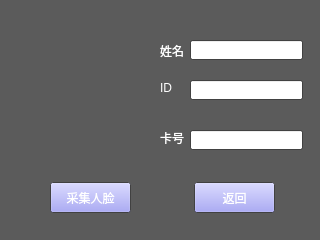
<?xml version="1.0" encoding="UTF-8"?>
<ui version="4.0">
 <class>Addadminisrator</class>
 <widget class="QWidget" name="Addadminisrator">
  <property name="geometry">
   <rect>
    <x>0</x>
    <y>0</y>
    <width>320</width>
    <height>240</height>
   </rect>
  </property>
  <property name="palette">
   <palette>
    <active>
     <colorrole role="WindowText">
      <brush brushstyle="SolidPattern">
       <color alpha="255">
        <red>255</red>
        <green>255</green>
        <blue>255</blue>
       </color>
      </brush>
     </colorrole>
     <colorrole role="Base">
      <brush brushstyle="SolidPattern">
       <color alpha="255">
        <red>255</red>
        <green>255</green>
        <blue>255</blue>
       </color>
      </brush>
     </colorrole>
     <colorrole role="Window">
      <brush brushstyle="SolidPattern">
       <color alpha="255">
        <red>91</red>
        <green>91</green>
        <blue>91</blue>
       </color>
      </brush>
     </colorrole>
    </active>
    <inactive>
     <colorrole role="WindowText">
      <brush brushstyle="SolidPattern">
       <color alpha="255">
        <red>255</red>
        <green>255</green>
        <blue>255</blue>
       </color>
      </brush>
     </colorrole>
     <colorrole role="Base">
      <brush brushstyle="SolidPattern">
       <color alpha="255">
        <red>255</red>
        <green>255</green>
        <blue>255</blue>
       </color>
      </brush>
     </colorrole>
     <colorrole role="Window">
      <brush brushstyle="SolidPattern">
       <color alpha="255">
        <red>91</red>
        <green>91</green>
        <blue>91</blue>
       </color>
      </brush>
     </colorrole>
    </inactive>
    <disabled>
     <colorrole role="WindowText">
      <brush brushstyle="SolidPattern">
       <color alpha="255">
        <red>120</red>
        <green>120</green>
        <blue>120</blue>
       </color>
      </brush>
     </colorrole>
     <colorrole role="Base">
      <brush brushstyle="SolidPattern">
       <color alpha="255">
        <red>91</red>
        <green>91</green>
        <blue>91</blue>
       </color>
      </brush>
     </colorrole>
     <colorrole role="Window">
      <brush brushstyle="SolidPattern">
       <color alpha="255">
        <red>91</red>
        <green>91</green>
        <blue>91</blue>
       </color>
      </brush>
     </colorrole>
    </disabled>
   </palette>
  </property>
  <property name="windowTitle">
   <string>Form</string>
  </property>
  <widget class="QLabel" name="label">
   <property name="geometry">
    <rect>
     <x>20</x>
     <y>10</y>
     <width>131</width>
     <height>141</height>
    </rect>
   </property>
   <property name="text">
    <string/>
   </property>
  </widget>
  <widget class="QLabel" name="label_2">
   <property name="geometry">
    <rect>
     <x>160</x>
     <y>40</y>
     <width>31</width>
     <height>21</height>
    </rect>
   </property>
   <property name="text">
    <string>姓名</string>
   </property>
  </widget>
  <widget class="QLabel" name="label_3">
   <property name="geometry">
    <rect>
     <x>160</x>
     <y>80</y>
     <width>21</width>
     <height>16</height>
    </rect>
   </property>
   <property name="text">
    <string>ID</string>
   </property>
  </widget>
  <widget class="QLabel" name="label_4">
   <property name="geometry">
    <rect>
     <x>160</x>
     <y>130</y>
     <width>31</width>
     <height>16</height>
    </rect>
   </property>
   <property name="text">
    <string>卡号</string>
   </property>
  </widget>
  <widget class="QLineEdit" name="adminnameline">
   <property name="geometry">
    <rect>
     <x>190</x>
     <y>40</y>
     <width>113</width>
     <height>20</height>
    </rect>
   </property>
  </widget>
  <widget class="QLineEdit" name="admincardline">
   <property name="geometry">
    <rect>
     <x>190</x>
     <y>80</y>
     <width>113</width>
     <height>20</height>
    </rect>
   </property>
  </widget>
  <widget class="QLineEdit" name="lineEdit_3">
   <property name="geometry">
    <rect>
     <x>190</x>
     <y>130</y>
     <width>113</width>
     <height>20</height>
    </rect>
   </property>
  </widget>
  <widget class="QPushButton" name="adminrequirefacebnz">
   <property name="geometry">
    <rect>
     <x>50</x>
     <y>182</y>
     <width>81</width>
     <height>31</height>
    </rect>
   </property>
   <property name="palette">
    <palette>
     <active>
      <colorrole role="Button">
       <brush brushstyle="SolidPattern">
        <color alpha="255">
         <red>147</red>
         <green>147</green>
         <blue>240</blue>
        </color>
       </brush>
      </colorrole>
      <colorrole role="ButtonText">
       <brush brushstyle="SolidPattern">
        <color alpha="255">
         <red>255</red>
         <green>255</green>
         <blue>255</blue>
        </color>
       </brush>
      </colorrole>
     </active>
     <inactive>
      <colorrole role="Button">
       <brush brushstyle="SolidPattern">
        <color alpha="255">
         <red>147</red>
         <green>147</green>
         <blue>240</blue>
        </color>
       </brush>
      </colorrole>
      <colorrole role="ButtonText">
       <brush brushstyle="SolidPattern">
        <color alpha="255">
         <red>255</red>
         <green>255</green>
         <blue>255</blue>
        </color>
       </brush>
      </colorrole>
     </inactive>
     <disabled>
      <colorrole role="Button">
       <brush brushstyle="SolidPattern">
        <color alpha="255">
         <red>147</red>
         <green>147</green>
         <blue>240</blue>
        </color>
       </brush>
      </colorrole>
      <colorrole role="ButtonText">
       <brush brushstyle="SolidPattern">
        <color alpha="255">
         <red>120</red>
         <green>120</green>
         <blue>120</blue>
        </color>
       </brush>
      </colorrole>
     </disabled>
    </palette>
   </property>
   <property name="text">
    <string>采集人脸</string>
   </property>
  </widget>
  <widget class="QPushButton" name="addadminbnz">
   <property name="geometry">
    <rect>
     <x>194</x>
     <y>182</y>
     <width>81</width>
     <height>31</height>
    </rect>
   </property>
   <property name="palette">
    <palette>
     <active>
      <colorrole role="Button">
       <brush brushstyle="SolidPattern">
        <color alpha="255">
         <red>147</red>
         <green>147</green>
         <blue>240</blue>
        </color>
       </brush>
      </colorrole>
      <colorrole role="ButtonText">
       <brush brushstyle="SolidPattern">
        <color alpha="255">
         <red>255</red>
         <green>255</green>
         <blue>255</blue>
        </color>
       </brush>
      </colorrole>
     </active>
     <inactive>
      <colorrole role="Button">
       <brush brushstyle="SolidPattern">
        <color alpha="255">
         <red>147</red>
         <green>147</green>
         <blue>240</blue>
        </color>
       </brush>
      </colorrole>
      <colorrole role="ButtonText">
       <brush brushstyle="SolidPattern">
        <color alpha="255">
         <red>255</red>
         <green>255</green>
         <blue>255</blue>
        </color>
       </brush>
      </colorrole>
     </inactive>
     <disabled>
      <colorrole role="Button">
       <brush brushstyle="SolidPattern">
        <color alpha="255">
         <red>147</red>
         <green>147</green>
         <blue>240</blue>
        </color>
       </brush>
      </colorrole>
      <colorrole role="ButtonText">
       <brush brushstyle="SolidPattern">
        <color alpha="255">
         <red>120</red>
         <green>120</green>
         <blue>120</blue>
        </color>
       </brush>
      </colorrole>
     </disabled>
    </palette>
   </property>
   <property name="text">
    <string>返回</string>
   </property>
  </widget>
 </widget>
 <resources/>
 <connections/>
</ui>
